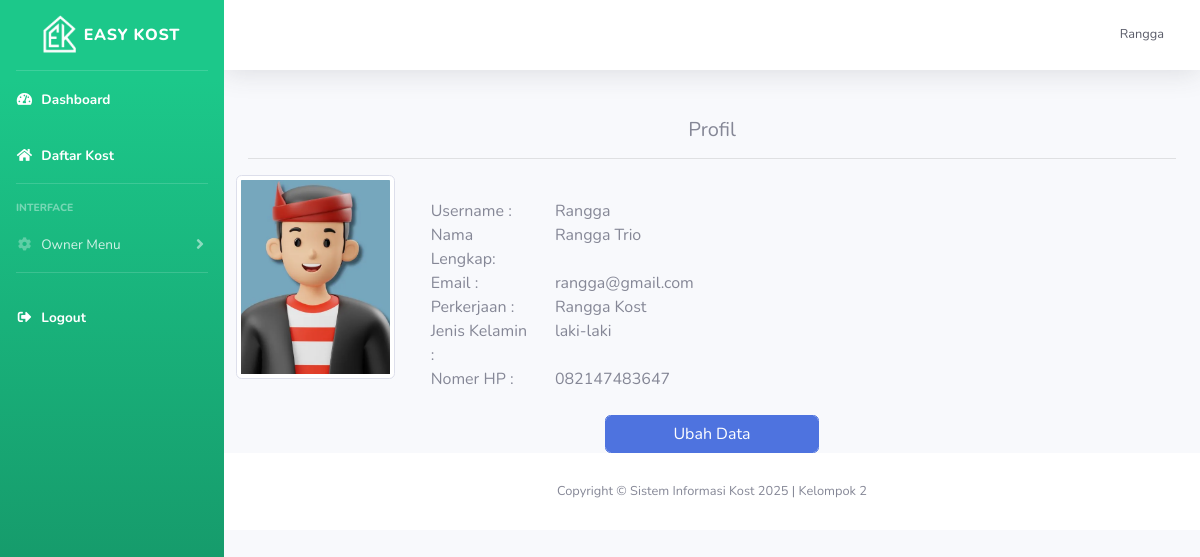
/kost/profil.php (signed in), run on the app's committed database.
### tables this page shows
CREATE TABLE `user` (
  `id` int(11) NOT NULL,
  `nama_lengkap` varchar(255) NOT NULL,
  `email` varchar(255) NOT NULL,
  `username` varchar(255) NOT NULL,
  `password` varchar(255) NOT NULL,
  `no_hp` varchar(255) NOT NULL,
  `pekerjaan` varchar(255) NOT NULL,
  `jenis_kelamin` varchar(25) NOT NULL,
  `foto_ktp` varchar(255) NOT NULL,
  `foto_profil` text NOT NULL,
  `roles` int(11) NOT NULL,
  `id_kost_saya` int(11) NOT NULL
);

### kost/profil.php (the view, shortened to what this page needs)
<?php
include('template/header.php');
?>
<?php
$username = $_SESSION['username'];
$data = mysqli_query($koneksi, "SELECT * FROM user WHERE username='$username'");
$d = mysqli_fetch_array($data);
?>
<div class="container">
    <h5 class="text-center">Profil</h5>
    <hr>
    <div class="row">
        <div class="col-md-2">
            <div class="row">
                <img style="width: 100%;
    height: 17vw;
    object-fit: cover;" width="200px" class=" img-profile img-thumbnail " src="../img/profil/<?php echo $d['foto_profil'] ?>" alt="" srcset="" width="200px">
            </div>
        </div>
        <div class="col">
            <br>
            <div class="container">
                <div class="row">
                    <div class="col">Username :</div>
                    <div class="col-sm-10"><?php echo $_SESSION['username']; ?></div>
                </div>
                <div class="row">
                    <div class="col">Nama Lengkap:</div>
                    <div class="col-sm-10"><?php echo $d['nama_lengkap']; ?></div>
                </div>
                <div class="row">
                    <div class="col">Email :</div>
                    <div class="col-sm-10"><?php echo $d['email']; ?></div>
                </div>
                <div class="row">
                    <div class="col">Perkerjaan :</div>
                    <div class="col-sm-10"><?php echo $d['pekerjaan']; ?></div>
                </div>
                <div class="row">
                    <div class="col">Jenis Kelamin :</div>
                    <div class="col-sm-10"><?php echo $d['jenis_kelamin']; ?></div>
                </div>
                <div class="row">
                    <div class="col">Nomer HP :</div>
                    <div class="col-sm-10"><?php echo $d['no_hp']; ?></div>
                </div>
            </div>
        </div>
    </div><br>
    <div class="row">
        <div class="col-md-3 text-center mx-auto">
            <a href="edit-profil.php">
                <div class="form-control btn-primary">Ubah Data</div>
            </a>
        </div>
    </div>
</div>
<?php
include('template/footer.php');
?>

### data on the page
user: foto_profil (picture), nama_lengkap "Rangga Trio", email "rangga@gmail.com", pekerjaan "Rangga Kost", jenis_kelamin "laki-laki", no_hp "082147483647"

### other printed values
$_SESSION['username'] "Rangga"
